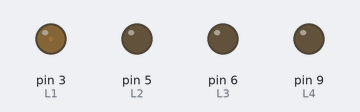
Recording of a sketch running on a simulated Arduino Uno, built with avr-gcc and run on an emulated ATmega328P. On the bench: output pins drawn as LEDs (lit = HIGH).

Above: at 0.05 s.
At 1.15 s:
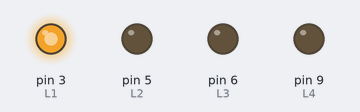
At 2.25 s:
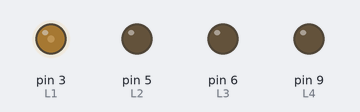
At 4.9 s:
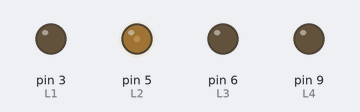
At 7.45 s:
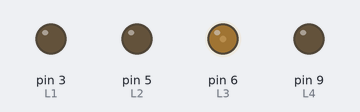
At 10.05 s:
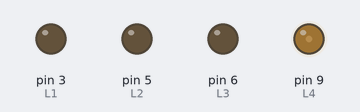
Timing chart, 0 to 13.4 s (numbered marks = the images above):
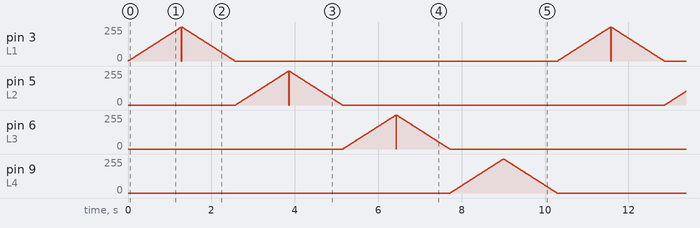

Measured:
- by itself, pin 3 (L1), pin 5 (L2), pin 6 (L3): moves between 0/255 and 254/255, repeating every 10.3 s

The sketch:

PWM.ino
```cpp
int L1=3;
int L2=5;
int L3=6;
int L4=9;

void setup() {
  // initialize digital pin LED_BUILTIN as an output.
  pinMode(L2, OUTPUT);
}

// the loop function runs over and over again forever
void loop() {
for(int i=0;i<256;i+=2)
{
analogWrite(L1,i);
delay(10);
}
for(int i=256;i>=0;i-=2)
{
analogWrite(L1,i);
delay(10);
}
for(int i=0;i<256;i+=2)
{
analogWrite(L2,i);
delay(10);
}
for(int i=256;i>=0;i-=2)
{
analogWrite(L2,i);
delay(10);
}
for(int i=0;i<256;i+=2)
{
analogWrite(L3,i);
delay(10);
}
for(int i=256;i>=0;i-=2)
{
analogWrite(L3,i);
delay(10);
}
for(int i=0;i<256;i+=2)
{
analogWrite(L4,i);
delay(10);
}
for(int i=256;i>=0;i-=2)
{
analogWrite(L4,i);
delay(10);
}

}
```
